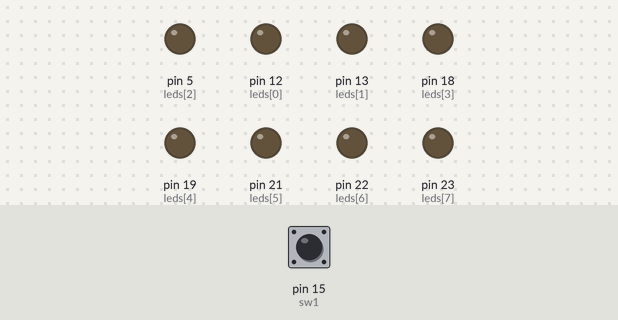
Simulated run of this sketch. Board: Arduino Mega 2560, built with avr-gcc and run on an emulated ATmega2560. Parts: output pins drawn as LEDs (lit = HIGH). Dashed ring = blinking. The inputs (shaded band) are chosen by the test bench; at power-on: pin 15 (sw1) HIGH.

Above: at 1.2 s.
1.3 s: pin 15 (sw1) pulled LOW for 0.15 s
At 1.55 s:
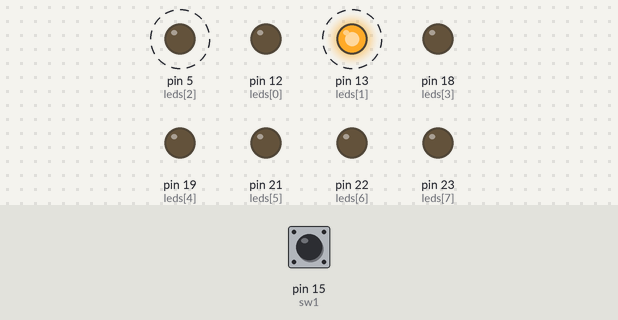
4.3 s: pin 15 (sw1) pulled LOW for 1 s
At 4.3 s:
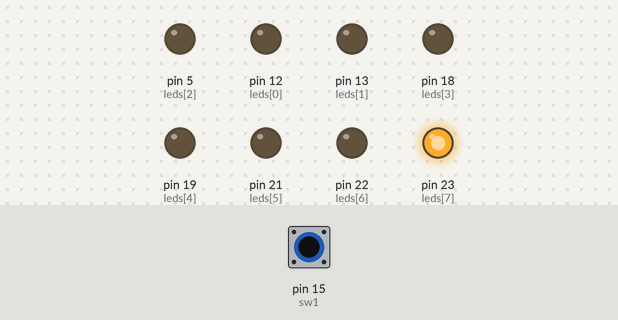
6.8 s: pin 15 (sw1) pulled LOW for 3.2 s
At 10.1 s:
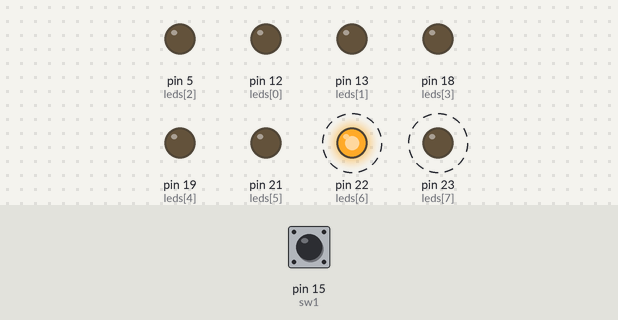
Timing chart, 0 to 18.5 s (numbered marks = the images above; inputs shaded):
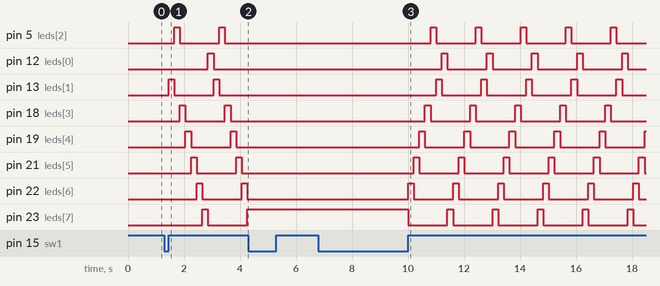

The sketch:

1.6.ino
```cpp
int leds[] = {12, 13, 5, 18, 19, 21, 22, 23};
int sw1 = 15;
int mode = -1; // -1=เริ่ม, 0=ซ้ายไปขวา, 1=หยุด, 2=ขวาไปซ้าย, 3=หยุด
int currentLED = 0;
unsigned long lastRunTime = 0;

void setup() {
  for (int i = 0; i < 8; i++) {
    pinMode(leds[i], OUTPUT);
    digitalWrite(leds[i], LOW); // ปิดหมดตอนเริ่ม
  }
  pinMode(sw1, INPUT_PULLUP);
}

void loop() {
  // ============================================
  // 1. เช็คปุ่มกด (แบบแก้ปุ่มเบิ้ล 100%)
  // ============================================
  if (digitalRead(sw1) == LOW) { // ถ้าเจอกดปุ่ม
    delay(20); // รอสัญญาณนิ่ง (Debounce)

    if (digitalRead(sw1) == LOW) { // เช็คซ้ำว่ากดจริงไหม

      // >>> เปลี่ยนโหมดตรงนี้ <<<
      mode++;
      if (mode > 3) mode = 0; // ถ้าเกินโหมด 3 วนกลับไป 0

      // >>> ทีเด็ดคือบรรทัดนี้: รอจนกว่าจะ "ปล่อยมือ" <<<
      while(digitalRead(sw1) == LOW) {
        delay(10); // ไม่ทำอะไร รอปล่อยปุ่มอย่างเดียว
      }
    }
  }

  // ============================================
  // 2. ทำงานตามโหมด (Logic เดิม)
  // ============================================
  if (mode == -1) {
    // ไฟดับหมด
  }
  else if (mode == 1 || mode == 3) {
    // โหมดหยุด: ไฟติดค้าง (ไม่ต้องทำอะไรเพิ่ม มันจะค้างสถานะล่าสุดไว้เอง)
    digitalWrite(leds[currentLED], HIGH);
  }
  else {
    // โหมดวิ่ง (0 หรือ 2)
    digitalWrite(leds[currentLED], HIGH);
    if (millis() - lastRunTime > 200) { // ปรับความเร็วตรงนี้
      lastRunTime = millis();

      digitalWrite(leds[currentLED], LOW); // ดับดวงเก่า

      if (mode == 0) { // วิ่งขวา (เพิ่ม)
        currentLED++;
        if (currentLED > 7) currentLED = 0;
      }
      else if (mode == 2) { // วิ่งซ้าย (ลด)
        currentLED--;
        if (currentLED < 0) currentLED = 7;
      }

      digitalWrite(leds[currentLED], HIGH); // ติดดวงใหม่
    }
  }
}
```

Measured:
- after the input at 1.3 s, pin 5 (leds[2]): alternates HIGH for 0.20 s and LOW for 1.4 s, starting after 0.35 s; pin 12 (leds[0]): LOW → HIGH after 1.6 s, → LOW 0.20 s later
- after the input at 4.3 s, pin 5 (leds[2]), pin 12 (leds[0]): stops changing and stays LOW
- after the input at 6.8 s, pin 5 (leds[2]): alternates HIGH for 0.20 s and LOW for 1.4 s, starting after 4.0 s; pin 12 (leds[0]): alternates HIGH for 0.20 s and LOW for 1.4 s, starting after 4.4 s
